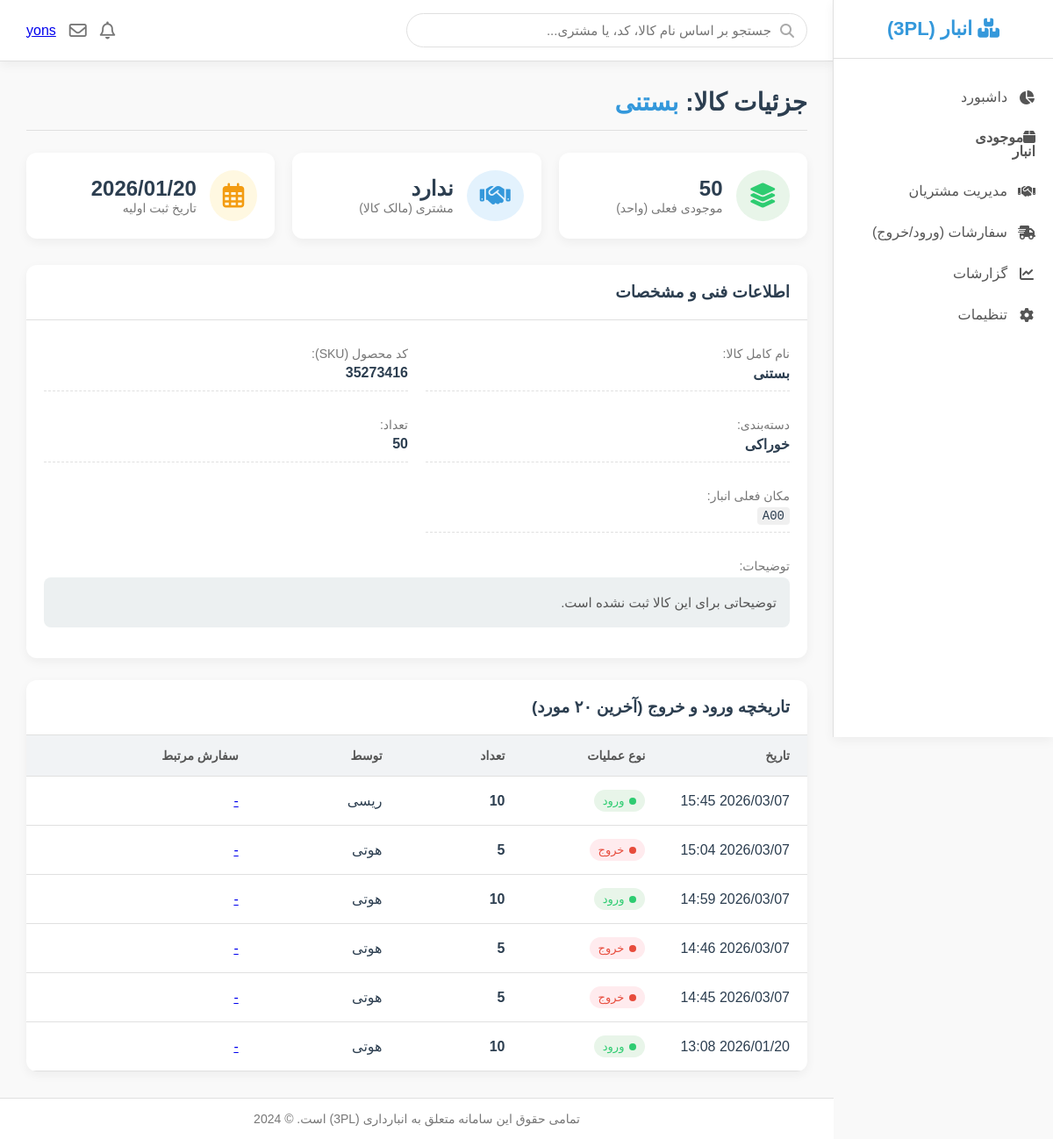
Screenshot of /detail_good/3/ (signed in) with the database file from the repository.
### account/models.py (models this page shows, shortened)
class User(AbstractBaseUser, PermissionsMixin):
    username = models.CharField(unique=True, max_length=255)
    first_name = models.CharField(max_length=255, null=True, blank=True)
    last_name = models.CharField(max_length=255, null=True, blank=True)
    phon = models.CharField(max_length=11)
    email = models.EmailField(unique=True)
    address = models.CharField(max_length=120, null=True, blank=True)
    supplier_user = models.ForeignKey(Supplier, on_delete=models.CASCADE,null=True,blank=True,related_name='supplier_user')
    is_active = models.BooleanField(default=True)
    is_staff = models.BooleanField(default=False)
    is_superuser = models.BooleanField(default=False)
    created_at = models.DateTimeField(auto_now_add=True)
    updated_at = models.DateTimeField(auto_now=True)
    objects = UserManager()
    USERNAME_FIELD = 'username'
    REQUIRED_FIELDS = [ 'phon', 'email']
    class Meta:
        ordering = ['-created_at']
        indexes = [
            models.Index(fields=['-created_at']),
        ]

### goods/models.py (models this page shows, shortened)
class Goods(models.Model):
    category = models.ForeignKey(Category, on_delete=models.CASCADE, related_name='goods_category',
                                 verbose_name='دسته بندی')
    name = models.CharField(max_length=100, verbose_name='اسم')
    minimum_stock = models.PositiveIntegerField(default=10, verbose_name="حداقل موجودی برای هشدار")
    slug = models.SlugField(max_length=100, unique=True)
    amount = models.PositiveIntegerField(default=0, verbose_name='تعداد')
    good_code = models.CharField(max_length=10, blank=True, null=True, unique=True, verbose_name='کد کالا (نوشته نشود)')
    created_at = models.DateTimeField(auto_now_add=True)
    updated_at = models.DateTimeField(auto_now=True)
    class Meta:
        ordering = ['name']
        verbose_name = 'کالا'
        verbose_name_plural = 'کالاها'

class Category(models.Model):
    name = models.CharField(max_length=100)
    slug = models.SlugField(max_length=100, unique=True)
    created_at = models.DateTimeField(auto_now_add=True)
    class Meta:
        ordering = ['name']
        verbose_name = 'دسته بندی'
        verbose_name_plural = 'دسته بندی ها'

### entry_exit/models.py (models this page shows, shortened)
class EntryExit(models.Model):
    good = models.ForeignKey(Goods, on_delete=models.CASCADE, related_name='entry_exit_good', verbose_name='کالا')
    supplier_good = models.ForeignKey(Supplier, on_delete=models.CASCADE, related_name='entry_exit_supplier',
                                      verbose_name='تامین کننده')
    good_supplier = models.ForeignKey(GoodSupplier, on_delete=models.CASCADE, related_name='entry_exit_good_supplier',
                                      verbose_name='کالاهای مشتری',null=True,blank=True)
    applicant_person = models.CharField(verbose_name='شخص درخواست دهنده')
    type_of_operation = models.CharField(verbose_name='نوع')
    number = models.PositiveIntegerField(default=1, verbose_name='تعداد')
    registering_user = models.ForeignKey(User, on_delete=models.CASCADE, related_name='entry_exit_user',
                                         verbose_name='کاربر ثبت کننده')
    is_active = models.BooleanField(default=False, verbose_name='تایید ورود به انبار')
    created_at = models.DateTimeField(auto_now_add=True, verbose_name='زمان ثبت')
    class Mate:
        ordering = ('-created_at',)
        indexes = [models.Index(fields=['-created_at'])]
        verbose_name = 'ورود و خروج'
        verbose_name_plural = 'ورود و خروج ها'

### supplier/models.py (models this page shows, shortened)
class Supplier(models.Model):
    company_name = models.CharField(max_length=100, verbose_name='اسم برند یا شرکت')
    contact_person = models.CharField(max_length=100, verbose_name='اسم شخص مسيول یا نماینده')
    phone_number = models.CharField(max_length=11, verbose_name='شماره تلفن')
    email = models.EmailField()
    address = models.CharField(max_length=100, verbose_name='ادرس')
    website = models.URLField(blank=True, null=True, verbose_name='آدرس وبسایت(اختیاری)')
    national_id = models.CharField(max_length=100, verbose_name='شناسه ملی یا کد اقتصادی (برای ثبت رسمی)')
    created_at = models.DateTimeField(auto_now_add=True, verbose_name='زمان ثبت در سیستم')
    is_active = models.BooleanField(default=False, verbose_name='وضعیت فعال یا غیر فعال بود تامین کننده')
    def __str__(self):
        return self.company_name
    class Meta:
        ordering = ('-created_at',)
        verbose_name = 'تامین کننده'
        verbose_name_plural = 'تامین کننده ها'

### goods/views.py (the view)
# urls.py: path('detail_good/<int:goods_id>/',views.detail_goods,name='detail_good'),
@login_required
def detail_goods(request, goods_id):
    if request.user.is_superuser:
        good = get_object_or_404(Goods, id=goods_id)
    else:
        good = get_object_or_404(GoodSupplier, id=goods_id)
    supplier = request.user.supplier_user
    entry = entry_and_exit_of_goods(request=request, goods_id=goods_id, supplier=supplier)
    return render(request, 'goods/detail_goods.html', {'good': good, 'entry': entry})

### goods/views.py (called while the page is built)
def entry_and_exit_of_goods(request, goods_id, supplier):
    if request.user.is_superuser:
        entry = EntryExit.objects.all()
    else:
        entry = EntryExit.objects.filter(good=goods_id, supplier_good=supplier)
    e = []
    for i in entry:
        if i.good.id == goods_id:
            e.append(i)
    e.reverse()
    return e

### goods/template/goods/detail_goods.html (shortened to what this page needs)
{% extends 'parent/base.html' %}
{% block content %}
    <div class="page-header" style="border-bottom: 1px solid var(--border-color); padding-bottom: 15px;">
        <h1>جزئیات کالا: <span style="color: var(--primary-color);">{{ good.name }}</span></h1>
    </div>
    <section class="detail-section-header stat-cards-container" style="margin-top: 20px;">
        {% if user.is_superuser %}
        <div class="stat-card">
            <div class="icon {% if good.amount > 10 %}green{% elif good.amount > 0 %}orange{% else %}red{% endif %}">
                <i class="fa-solid fa-layer-group"></i>
            </div>
            <div class="info">
                <h4>{{ good.amount }}</h4>
                <p>موجودی فعلی (واحد)</p>
            </div>
        </div>
        <div class="stat-card">
            <div class="icon blue"><i class="fa-solid fa-handshake"></i></div>
            <div class="info">
                <h4>{{ good.supplier_goods.company_name|default:"ندارد" }}</h4>
                <p>مشتری (مالک کالا)</p>
            </div>
        </div>
        <div class="stat-card">
            <div class="icon orange"><i class="fa-regular fa-calendar-alt"></i></div>
            <div class="info">
                <h4>{{ good.created_at|date:"Y/m/d" }}</h4>
                <p>تاریخ ثبت اولیه</p>
            </div>
        </div>
    </section>
    <div class="inventory-container" style="margin-top: 25px;">
        <div class="filter-section" style="justify-content: start;">
            <h3 style="margin: 0;">اطلاعات فنی و مشخصات</h3>
        </div>
        <div class="detail-grid" style="padding: 20px;">
            <div class="detail-item">
                <span class="detail-label">نام کامل کالا:</span>
                <span class="detail-value">{{ good.name }}</span>
            </div>
            <div class="detail-item">
                <span class="detail-label">کد محصول (SKU):</span>
                <span class="detail-value">{{ good.good_code }}</span>
            </div>
            <div class="detail-item">
                <span class="detail-label">دسته‌بندی:</span>
                <span class="detail-value">{{ good.category.name|default:"متفرقه" }}</span>
            </div>
            <div class="detail-item">
                <span class="detail-label">تعداد: </span>
                <span class="detail-value">{{ good.amount|default:"نامشخص" }}</span>
            </div>
            <div class="detail-item">
                <span class="detail-label">مکان فعلی انبار:</span>
                <span class="location-code detail-value">{{ good.location_code|default:"A00" }}</span>
            </div>
            <div class="detail-item full-width">
                <span class="detail-label">توضیحات:</span>
                <p class="detail-value-desc">{{ good.description|default:"توضیحاتی برای این کالا ثبت نشده است." }}</p>
            </div>
        </div>
    </div>
{% endif %}
    <div class="inventory-container" style="margin-top: 25px;">
        <div class="filter-section" style="justify-content: start;">
            <h3 style="margin: 0;">تاریخچه ورود و خروج (آخرین ۲۰ مورد)</h3>
        </div>
        <div class="inventory-table-wrapper">
            <table class="inventory-table">
                <thead>
                    <tr>
                        <th style="width: 100px;">تاریخ</th>
                        <th style="width: 120px;">نوع عملیات</th>
                        <th>تعداد</th>
                        <th>توسط</th>
                        <th>سفارش مرتبط</th>
                    </tr>
                </thead>
                <tbody>
                    {% for action in entry %}
                    <tr>
                        <td>{{ action.created_at|date:"Y/m/d H:i" }}</td>
                        <td>
                            {% if action.type_of_operation == 'entry' %}
                                <span class="status-badge in-stock">ورود</span>
                            {% elif action.type_of_operation == 'exit' %}
                                <span class="status-badge out-of-stock">خروج</span>
                            {% else %}
                                <span class="status-badge low-stock">تنظیم</span>
                            {% endif %}
                        </td>
                        <td><strong>{{ action.number }}</strong></td>
                        <td>{{ action.supplier_good|default:"سیستم" }}</td>
                        <td><a href="#">{{ action.order_id|default:"-" }}</a></td>
                    </tr>
                    {% empty %}
                    <tr>
                        <td colspan="5" style="text-align: center; color: #777;">هیچ سابقه فعالیتی برای این کالا یافت نشد.</td>
                    </tr>
                    {% endfor %}
                </tbody>
            </table>
        </div>
    </div>
{% endblock %}

### goods/template/parent/base.html (shortened to what this page needs)
{% load static %}
<!DOCTYPE html>
<html lang="fa" dir="rtl">
<head>
    <link href="https://cdn.fontcdn.ir/Font/Persian/Vazir/Vazir.css" rel="stylesheet" type="text/css">
    <link rel="stylesheet" href="https://cdnjs.cloudflare.com/ajax/libs/font-awesome/6.5.1/css/all.min.css">
    {% load static %}
    <link rel="stylesheet" href="{% static 'css/base.css' %}">
</head>
<body>
    <aside class="app-sidebar">
        <div class="sidebar-header">
            <h2><i class="fa-solid fa-boxes-stacked"></i> انبار (3PL)</h2>
        </div>
        <nav class="sidebar-nav">
            <ul>
                <li><a href="{% url 'goods:dashboard_view' %}"><i class="fa-solid fa-chart-pie"></i> داشبورد</a></li>
                {% if user.supplier_user %}
                <li><a href="{% url 'goods:list_goods' %}" class="{% if request.resolver_match.url_name == 'list_goods' %}active{% endif %}"><i class="fa-solid fa-box">موجودی انبار</i> </a></li>
                {% endif %}
                {% if user.is_superuser %}
                <li><a href="{% url 'supplier:list_supplier' %}"><i class="fa-solid fa-handshake"></i> مدیریت مشتریان</a></li>
                {% endif %}
                <li><a href="{% url 'entry_exit:list_entry_exit' %}"><i class="fa-solid fa-truck-fast"></i> سفارشات (ورود/خروج)</a></li>
                <li><a href="#"><i class="fa-solid fa-chart-line"></i> گزارشات</a></li>
                <li><a href="#"><i class="fa-solid fa-gear"></i> تنظیمات</a></li>
            </ul>
        </nav>
    </aside>
    <div class="app-main-content">
        <header class="app-main-header">
            <div class="header-search-box">
                <i class="fa-solid fa-search"></i>
                <form method="get" action="{% url 'goods:search_goods' %}">
                    <input type="text" name="query" placeholder="جستجو بر اساس نام کالا، کد، یا مشتری...">
                </form>
            </div>
            <div class="header-user-profile">
                <i class="fa-regular fa-bell"></i>
                <i class="fa-regular fa-envelope"></i>
                <a href="{% url 'account:profile' %}" >{{user.username}}</a>
            </div>
        </header>
        <main class="page-content">
            {% block content %}{% endblock %}
        </main>
        <footer class="app-footer">
            تمامی حقوق این سامانه متعلق به انبارداری (3PL) است. &copy; 2024
        </footer>
    </div>
</body>
</html>

### rows the page displays
User: username "yons"
Goods: name "بستنی", amount "50", created_at "2026/01/20", good_code "35273416", category.name "خوراکی"
EntryExit: created_at "2026/03/07 15:45", type_of_operation "ورود", number "10", supplier_good "ریسی", order_id "-"
EntryExit: created_at "2026/03/07 15:04", type_of_operation "خروج", number "5", supplier_good "هوتی", order_id "-"
EntryExit: created_at "2026/03/07 14:59", type_of_operation "ورود", number "10", supplier_good "هوتی", order_id "-"
EntryExit: created_at "2026/03/07 14:46", type_of_operation "خروج", number "5", supplier_good "هوتی", order_id "-"
EntryExit: created_at "2026/03/07 14:45", type_of_operation "خروج", number "5", supplier_good "هوتی", order_id "-"
EntryExit: created_at "2026/01/20 13:08", type_of_operation "ورود", number "10", supplier_good "هوتی", order_id "-"

### other values shown
{{ good.supplier_goods.company_name|default:"ندارد" }} "ندارد"
{{ good.location_code|default:"A00" }} "A00"
{{ good.description|default:"توضیحاتی برای این کالا ثبت نشده است." }} "توضیحاتی برای این کالا ثبت نشده است."
